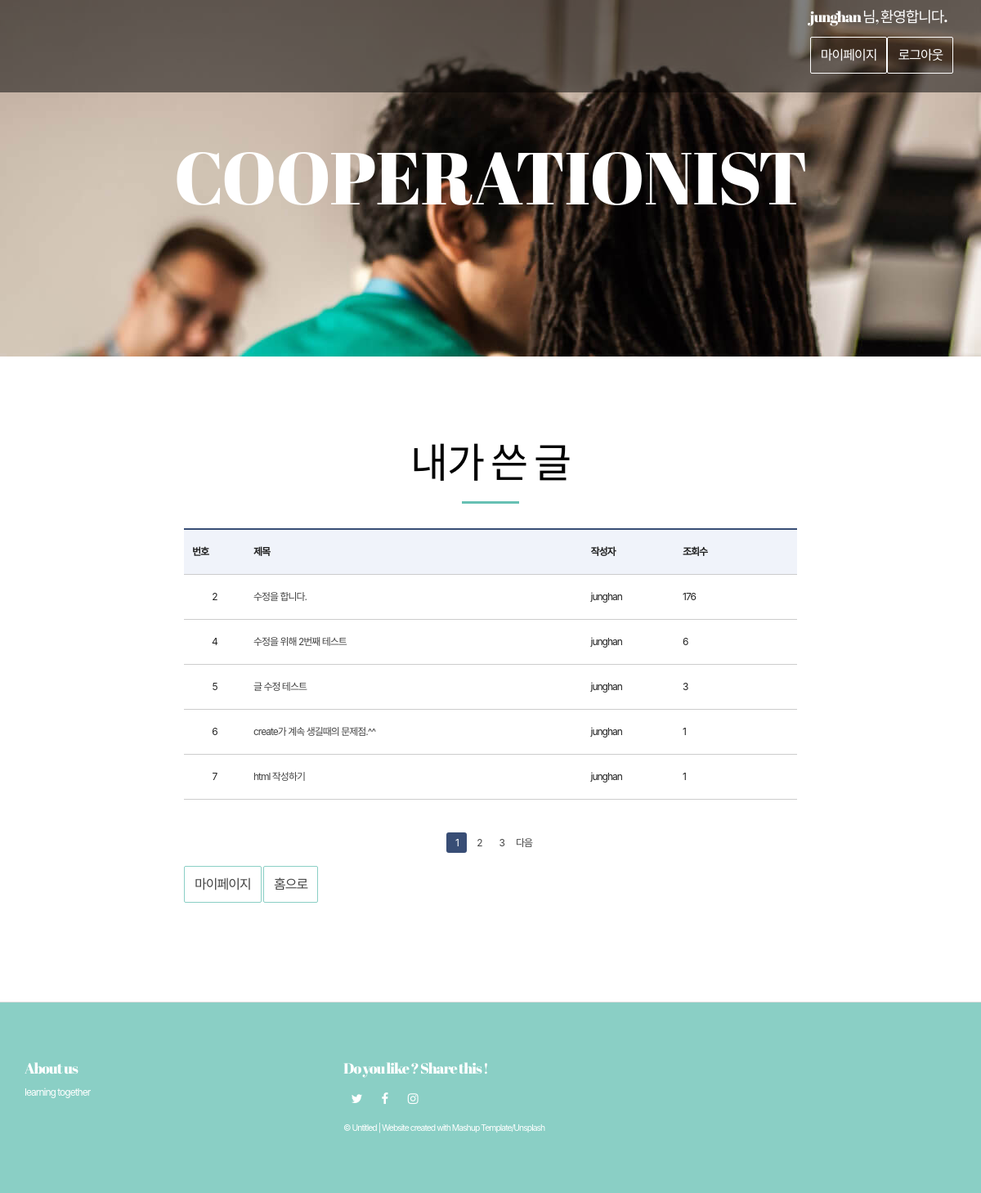
Before: /myWriting/ (signed in) with the older database file.
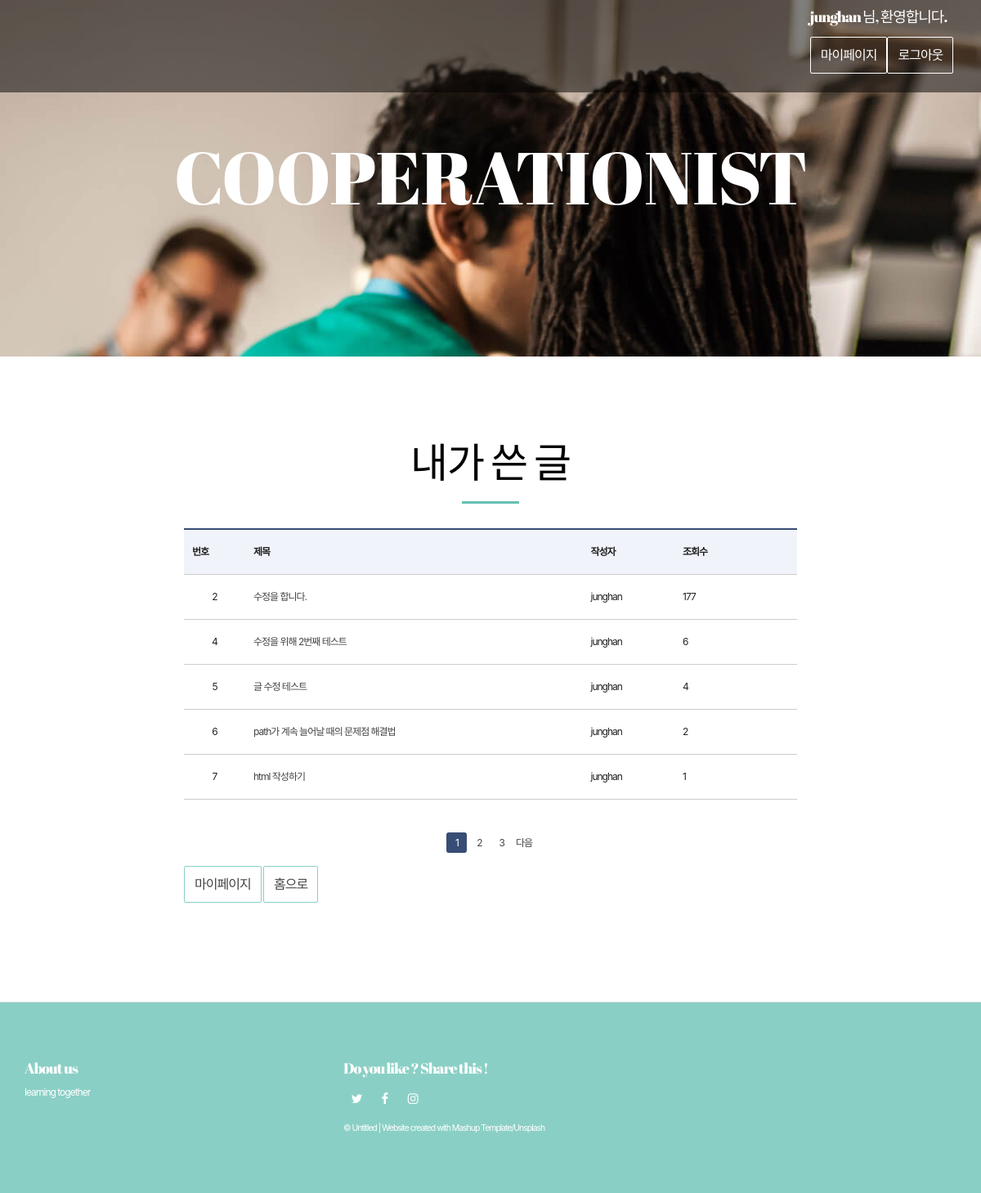
After: the same page with the newer database file.
### web01/models.py (models this page shows)
class Content(models.Model):
    objects = models.Manager()
    title = models.CharField(max_length=105)
    context = models.CharField(max_length=225)
    cnt = models.IntegerField(default=0)
    userId = models.ForeignKey(User, on_delete=models.CASCADE)

class User(models.Model):
    objects = models.Manager()
    user_id = models.CharField(max_length=50)
    password = models.CharField(max_length=50)

### web01/views.py (the view)
# urls.py: re_path(r'myWriting/$', views.myWriting, name="myWriting"),
def myWriting(request):
    user = request.session['user']
    user = User.objects.get(user_id=user)
    contents = Content.objects.all().filter(userId=user)
    page = request.GET.get('page',1)
    paginator = Paginator(contents,5)
    page_obj = paginator.get_page(page)
    return render(request, 'web01/myWriting.html', {'contents':page_obj})

### web01/templates/web01/myWriting.html (shortened to what this page needs)
{% extends 'web01/base.html' %}
{% block content %}
<div class="section-container" id="contact-section-container">
    <div class="container contact-form-container">
        <div class="row">
            <div class="col-xs-12 col-md-offset-2 col-md-8">
                <div class="section-container-spacer">
                    <h2 class="text-center">내가 쓴 글</h2>
                </div>
                <table class="bbsListTbl" summary="번호,제목,조회수 등을 제공하는 표">
                    <thead>
                        <tr>
                            <th scope="col">번호</th>
                            <th scope="col">제목</th>
                            <th scope="col">작성자</th>
                            <th scope="col">조회수</th>
                        </tr>
                    </thead>
                    <tbody>
                        {% for content in contents %}
                        <form action="./myArticle/?id={{content.id}}" method="GET">
                            <div name='content'>
                                <tr>
                                    <td>{{ content.id }}</td>
                                    <td class="tit_notice"><a href="./myArticle/?id={{content.id}}">{{content.title}}</a></td>
                                    <td class="tit_notice">{{content.userId.user_id}}</a> </td>
                                    <td class="tit_notice">{{content.cnt}}</a> </td>
                                </tr>
                            </div>
                        </form>
                        {% endfor %}
                    </tbody>
                </table>
			<div class="pagination">
                {% for page_number in contents.paginator.page_range %}
                {% if page_number >= contents.number|add:-2 and page_number <= contents.number|add:2 %}
                    {% if page_number == contents.number %}
                    <a href="./myWriting/?page={{ page_number }}"><span class="pagenum currentpage">{{page_number}}</span></a>
                    {% else %}
                    <a href="./myWriting/?page={{ page_number }}"><span class="pagenum ">{{page_number}}</span></a>
                    {% endif %}
                {% endif %}
                {% endfor %}
                {% if contents.has_next %}
                <a href="./myWriting/?page={{ contents.next_page_number }}"><span class="pagenum ">다음</span></a>
                {% endif %}
            </div>
                    <p>
                        <br>
                        <a href="{%url 'myPage'%}" class="btn btn-default">마이페이지</a>
                        <a href="{%url 'index'%}" class="btn btn-default">홈으로</a>
                    </p>
            </div>
        </div>
    </div>
</div>
{% endblock %}

Changed rows visible on the page:
changed Content "수정을 합니다.": cnt "176" → "177"
changed Content "글 수정 테스트": cnt "3" → "4"
changed Content id 6: title "create가 계속 생길때의 문제점.^^" → "path가 계속 늘어날 때의 문제점 해결법"; cnt "1" → "2"
